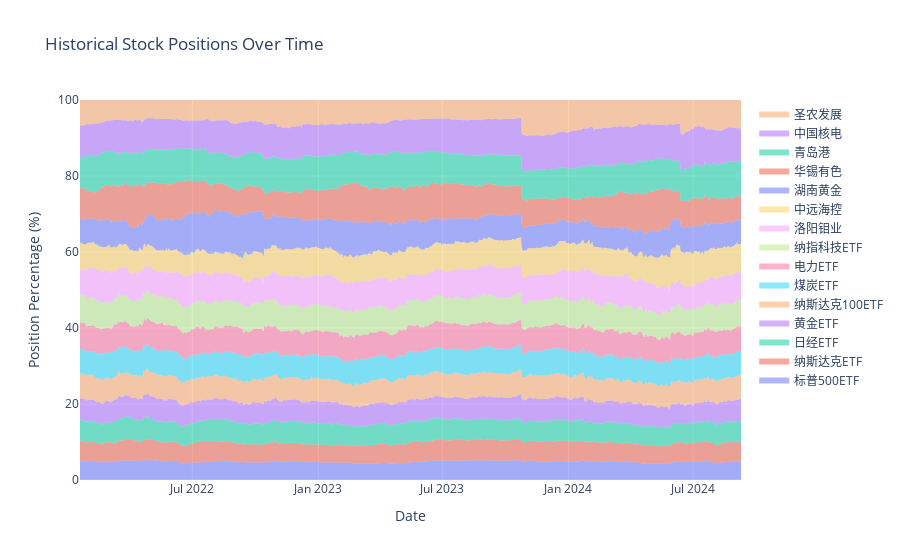

Notebook cell for this chart:
### Code cell
plot_historical_positions(dates, positions1, stock_names, stock_prices, window=window)

### Figure 1 — Plotly figure (JSON) as saved in the notebook; plotly's stock layout.template omitted (floating-point values rounded to 4 significant figures; data arrays with more than 128 entries replaced by an {"elided": "..."} marker saying what was removed)
{"data": [{"fill": "tozeroy", "hoverinfo": "text", "hovertemplate": "%{text}<extra></extra>", "mode": "none", "name": "标普500ETF", "text": {"elided": "642 str values"}, "type": "scatter", "x": {"elided": "642 str values"}, "y": {"elided": "642 float values"}}, {"fill": "tonexty", "hoverinfo": "text", "hovertemplate": "%{text}<extra></extra>", "mode": "none", "name": "纳斯达克ETF", "text": {"elided": "642 str values"}, "type": "scatter", "x": {"elided": "642 str values"}, "y": {"elided": "642 float values"}}, {"fill": "tonexty", "hoverinfo": "text", "hovertemplate": "%{text}<extra></extra>", "mode": "none", "name": "日经ETF", "text": {"elided": "642 str values"}, "type": "scatter", "x": {"elided": "642 str values"}, "y": {"elided": "642 float values"}}, {"fill": "tonexty", "hoverinfo": "text", "hovertemplate": "%{text}<extra></extra>", "mode": "none", "name": "黄金ETF", "text": {"elided": "642 str values"}, "type": "scatter", "x": {"elided": "642 str values"}, "y": {"elided": "642 float values"}}, {"fill": "tonexty", "hoverinfo": "text", "hovertemplate": "%{text}<extra></extra>", "mode": "none", "name": "纳斯达克100ETF", "text": {"elided": "642 str values"}, "type": "scatter", "x": {"elided": "642 str values"}, "y": {"elided": "642 float values"}}, {"fill": "tonexty", "hoverinfo": "text", "hovertemplate": "%{text}<extra></extra>", "mode": "none", "name": "煤炭ETF", "text": {"elided": "642 str values"}, "type": "scatter", "x": {"elided": "642 str values"}, "y": {"elided": "642 float values"}}, {"fill": "tonexty", "hoverinfo": "text", "hovertemplate": "%{text}<extra></extra>", "mode": "none", "name": "电力ETF", "text": {"elided": "642 str values"}, "type": "scatter", "x": {"elided": "642 str values"}, "y": {"elided": "642 float values"}}, {"fill": "tonexty", "hoverinfo": "text", "hovertemplate": "%{text}<extra></extra>", "mode": "none", "name": "纳指科技ETF", "text": {"elided": "642 str values"}, "type": "scatter", "x": {"elided": "642 str values"}, "y": {"elided": "642 float values"}}, {"fill": "tonexty", "hoverinfo": "text", "hovertemplate": "%{text}<extra></extra>", "mode": "none", "name": "洛阳钼业", "text": {"elided": "642 str values"}, "type": "scatter", "x": {"elided": "642 str values"}, "y": {"elided": "642 float values"}}, {"fill": "tonexty", "hoverinfo": "text", "hovertemplate": "%{text}<extra></extra>", "mode": "none", "name": "中远海控", "text": {"elided": "642 str values"}, "type": "scatter", "x": {"elided": "642 str values"}, "y": {"elided": "642 float values"}}, {"fill": "tonexty", "hoverinfo": "text", "hovertemplate": "%{text}<extra></extra>", "mode": "none", "name": "湖南黄金", "text": {"elided": "642 str values"}, "type": "scatter", "x": {"elided": "642 str values"}, "y": {"elided": "642 float values"}}, {"fill": "tonexty", "hoverinfo": "text", "hovertemplate": "%{text}<extra></extra>", "mode": "none", "name": "华锡有色", "text": {"elided": "642 str values"}, "type": "scatter", "x": {"elided": "642 str values"}, "y": {"elided": "642 float values"}}, {"fill": "tonexty", "hoverinfo": "text", "hovertemplate": "%{text}<extra></extra>", "mode": "none", "name": "青岛港", "text": {"elided": "642 str values"}, "type": "scatter", "x": {"elided": "642 str values"}, "y": {"elided": "642 float values"}}, {"fill": "tonexty", "hoverinfo": "text", "hovertemplate": "%{text}<extra></extra>", "mode": "none", "name": "中国核电", "text": {"elided": "642 str values"}, "type": "scatter", "x": {"elided": "642 str values"}, "y": {"elided": "642 float values"}}, {"fill": "tonexty", "hoverinfo": "text", "hovertemplate": "%{text}<extra></extra>", "mode": "none", "name": "圣农发展", "text": {"elided": "642 str values"}, "type": "scatter", "x": {"elided": "642 str values"}, "y": {"elided": "642 float values"}}], "layout": {"hovermode": "x unified", "showlegend": true, "title": {"text": "Historical Stock Positions Over Time"}, "xaxis": {"title": {"text": "Date"}}, "yaxis": {"range": [0, 100], "title": {"text": "Position Percentage (%)"}}}}
